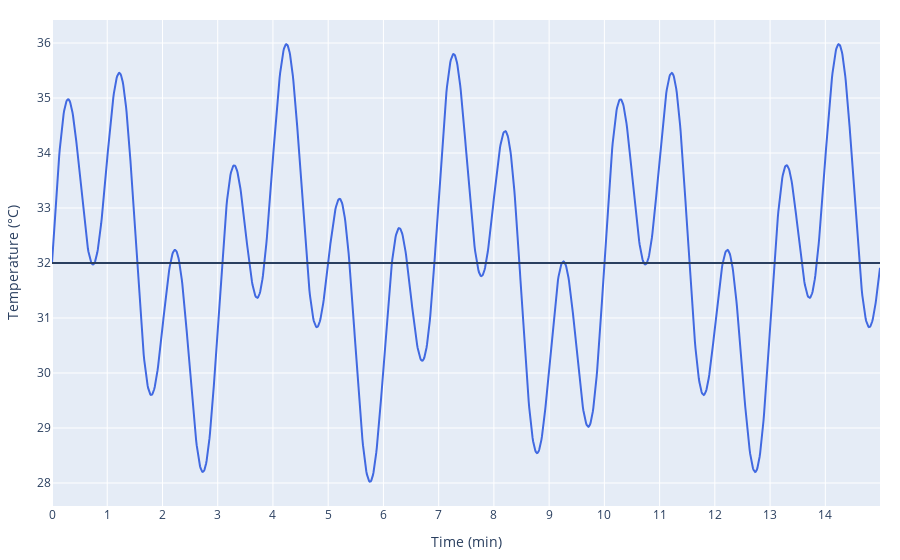
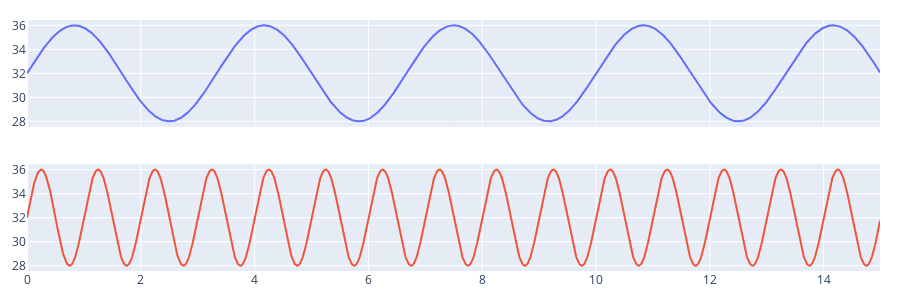

The code cell stored with these charts, in order, in its notebook:
### Markdown cell above
# Sine Waves

### Code cell
# Plot stimuli
wave, fig = summing_sine_waves(frequency, amplitude, theta, baseline=baseline)
fig.add_hline(y=baseline)
fig.show()

_ = multiple_sine_waves(frequency, amplitude, theta, baseline=baseline)

### Figure 1 — Plotly figure (JSON) as saved in the notebook; plotly's stock layout.template omitted (floating-point values rounded to 4 significant figures; data arrays with more than 128 entries replaced by an {"elided": "..."} marker saying what was removed)
{"data": [{"line": {"color": "royalblue"}, "type": "scatter", "x": {"elided": "1500 float values"}, "y": {"elided": "1500 float values"}}], "layout": {"autosize": false, "margin": {"b": 20, "l": 20, "r": 20, "t": 20}, "shapes": [{"type": "line", "x0": 0, "x1": 1, "xref": "x domain", "y0": 32, "y1": 32, "yref": "y"}], "width": 900, "xaxis": {"dtick": 1, "tick0": 0, "tickmode": "linear", "title": {"text": "Time (min)"}}, "yaxis": {"title": {"text": "Temperature (°C)"}}}}

### Figure 2 — Plotly figure (JSON) as saved in the notebook; plotly's stock layout.template omitted (floating-point values rounded to 4 significant figures; data arrays with more than 128 entries replaced by an {"elided": "..."} marker saying what was removed)
{"data": [{"name": "wave 1", "type": "scatter", "x": {"elided": "1500 float values"}, "xaxis": "x", "y": {"elided": "1500 float values"}, "yaxis": "y"}, {"name": "wave 2", "type": "scatter", "x": {"elided": "1500 float values"}, "xaxis": "x2", "y": {"elided": "1500 float values"}, "yaxis": "y2"}], "layout": {"height": 300, "margin": {"b": 20, "l": 20, "r": 20, "t": 20}, "showlegend": false, "width": 900, "xaxis": {"anchor": "y", "domain": [0, 1], "matches": "x2", "showticklabels": false}, "xaxis2": {"anchor": "y2", "domain": [0, 1]}, "yaxis": {"anchor": "x", "domain": [0.575, 1], "matches": "y2"}, "yaxis2": {"anchor": "x2", "domain": [0, 0.425]}}}
